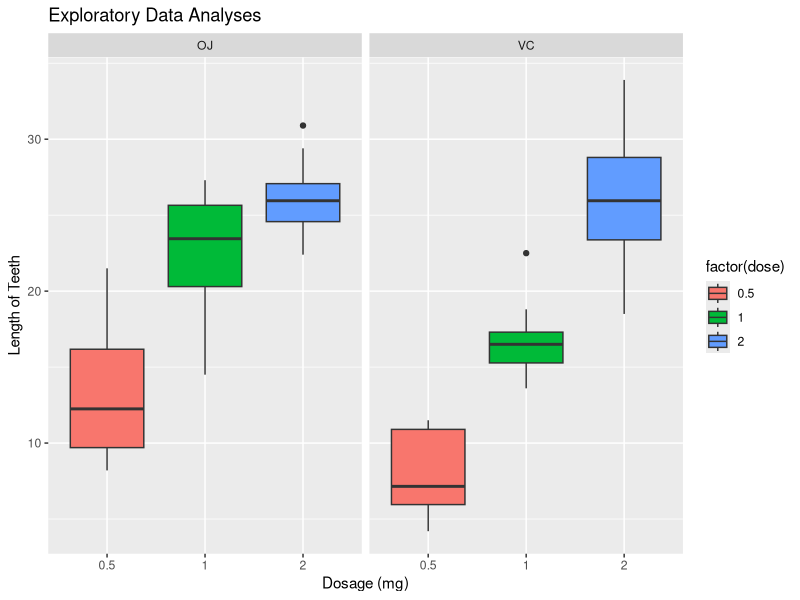

Source code (R): (Note: this script raises an error after producing the figure.)
## ---- chunk 1
library(ggplot2)
library(datasets)
data(ToothGrowth)
str(ToothGrowth)
head(ToothGrowth)
## ---- chunk 2
plot <- ggplot(ToothGrowth, 
               aes(x = factor(dose),
               y = len,
               fill = factor(dose)))
               
plot +
geom_boxplot(notch = F) + 
facet_grid(.~supp) +
scale_x_discrete("Dosage (mg)") +   
scale_y_continuous("Length of Teeth") +  
ggtitle("Exploratory Data Analyses")
## ---- chunk 3
ToothGrowth$dose <- as.factor(ToothGrowth$dose)
summary(ToothGrowth)
## ---- chunk 4
table(ToothGrowth$supp, ToothGrowth$dose)
## ---- chunk 5
supp.t1 <- t.test(len~supp, paired=F, var.equal=T, data=ToothGrowth)
supp.t2 <- t.test(len~supp, paired=F, var.equal=F, data=ToothGrowth)
supp.result <- data.frame("p-value" = c(supp.t1$p.value, supp.t2$p.value),
                          "ConfLow" = c(supp.t1$conf[1],supp.t2$conf[1]),
                          "Conf-High" = c(supp.t1$conf[2],supp.t2$conf[2]),
                          row.names = c("Equal Var","Unequal Var"))
supp.result
